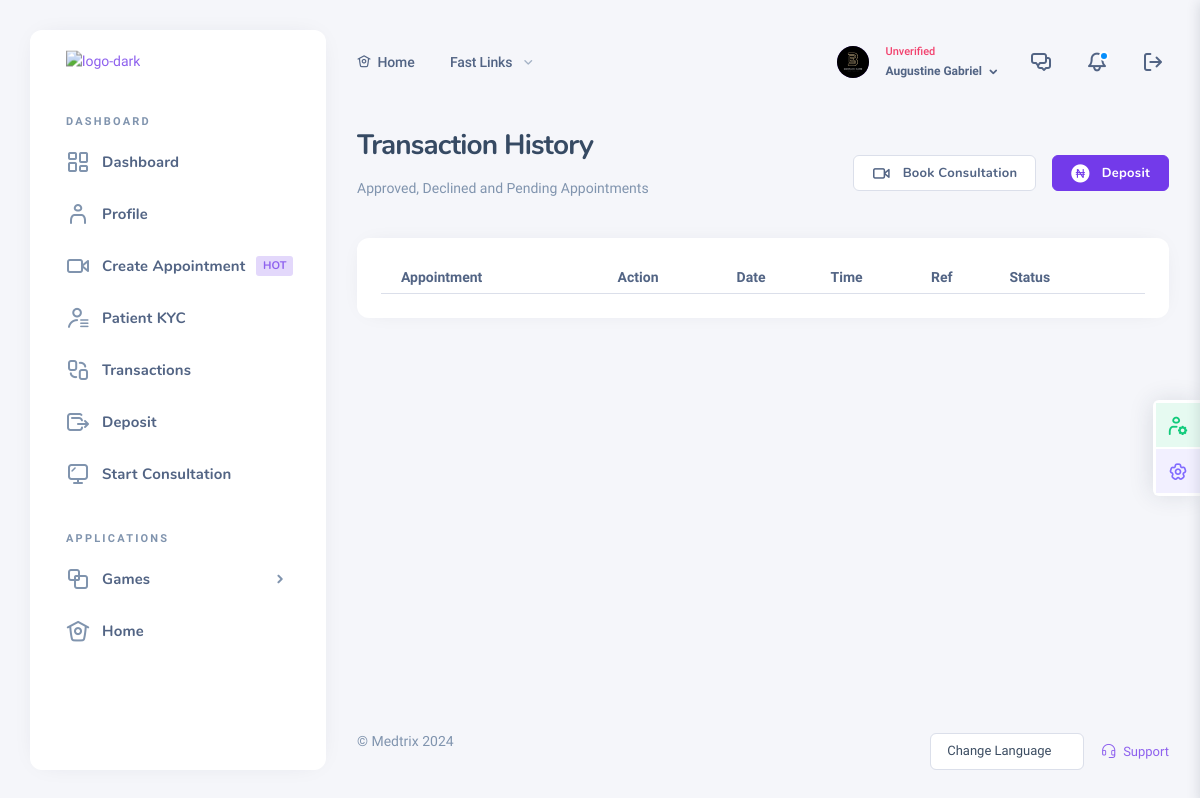
The page /dashboard/transactions.php (signed in) on the database as committed earlier.
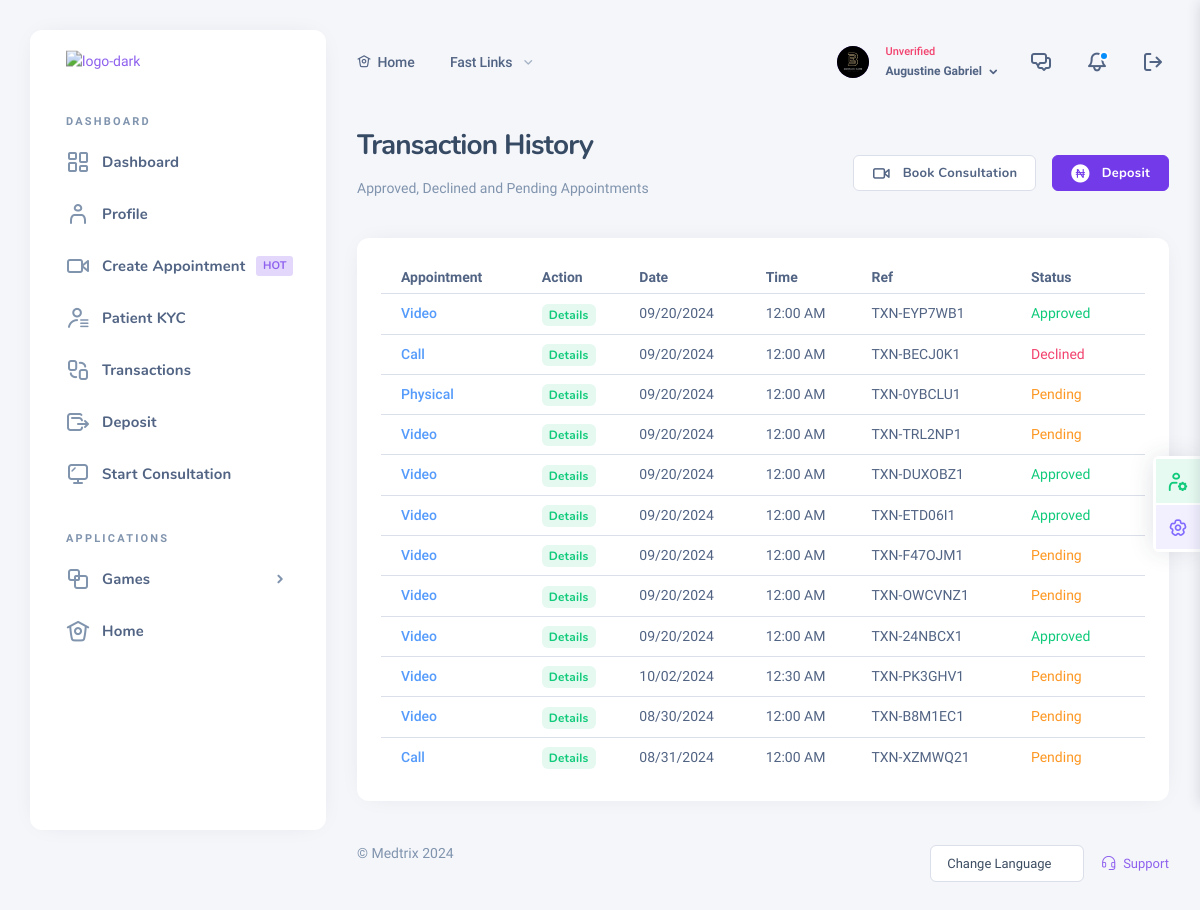
The same page on the database as committed later.
### tables this page shows
CREATE TABLE `consultations` (
  `id` int(11) NOT NULL,
  `userid` int(11) NOT NULL,
  `consultId` int(11) NOT NULL,
  `sex` varchar(100) NOT NULL,
  `contactFrom` varchar(200) NOT NULL,
  `preferredDate` varchar(100) NOT NULL,
  `preferredTime` varchar(100) NOT NULL,
  `status` varchar(100) NOT NULL,
  `patientDesc` text NOT NULL,
  `ref` varchar(200) NOT NULL,
  `created` timestamp NOT NULL DEFAULT current_timestamp(),
  `signature` varchar(200) DEFAULT NULL,
  `signDate` varchar(200) DEFAULT NULL,
  `payMethod` varchar(200) DEFAULT NULL
);

CREATE TABLE `consultationType` (
  `consultId` int(11) NOT NULL,
  `type` varchar(200) NOT NULL,
  `subText` varchar(200) NOT NULL,
  `desc` text NOT NULL,
  `icon` varchar(200) NOT NULL,
  `bg` varchar(200) NOT NULL,
  `nairaPrice` varchar(200) NOT NULL,
  `nairaPercent` varchar(200) NOT NULL,
  `solPrice` varchar(200) NOT NULL,
  `solPercent` varchar(200) NOT NULL,
  `timing` varchar(200) NOT NULL,
  `tokenPrice` varchar(100) NOT NULL,
  `fee` varchar(200) DEFAULT NULL
);

### dashboard/transactions.php (the view, shortened to what this page needs)
<?php
include("../include/config.php");
if(isset($_SESSION["user_login"])){
$userid = $_SESSION["user_login"];
}else{
header("location: ../login.php");
}
$stmt=$pdo->prepare("SELECT * FROM preference WHERE userid = :userid");
$stmt->bindParam(":userid", $userid, PDO::PARAM_STR);
$stmt->execute();
$pref=$stmt->fetch();
?>
<!DOCTYPE html>
<html lang="zxx" class="js">
<head>
<link rel="stylesheet" href="../assets/css/dashlite.css">
<link id="skin-default" rel="stylesheet" href="../assets/css/theme.css">
</head>
<body class="nk-body ui-rounder has-sidebar ui-rounder
<?php
if(!empty($pref["skin"])){ echo " ".$pref["skin"]." ";}
if(!empty($pref["uiDesign"])){echo " ". $pref["uiDesign"] ." ";}
?>
"
<?php
if(!empty($_GET["wallet"]) && $_GET["wallet"] =="connected"){
echo 'style="overflow: hidden; padding-right: 0px;"';
}
?>
>
<div class="nk-app-root">
<div class="nk-main ">
<?php include "sidebar.php";?>
<div class="nk-wrap">
<?php include "header.php";?>
<div class="nk-content nk-content-fluid">
<div class="container-xl wide-xl">
<div class="nk-content-body">
<div class="nk-block-head nk-block-head-sm">
<div class="nk-block-between">
<div class="nk-block-head-content">
<h3 class="nk-block-title page-title text-capitalize">
Transaction History
</h3>
<div class="nk-block-des text-soft">
<p><p>Approved, Declined and Pending Appointments</p></p>
</div>
</div>
<div class="nk-block-head-content">
<div class="toggle-wrap nk-block-tools-toggle">
<div class="toggle-expand-content" data-content="pageMenu">
<ul class="nk-block-tools g-3">
<li>
<a href="consultation.php" class="btn btn-white btn-dim btn-outline-light">
<em class="icon ni ni-video"></em>
<span>
<span class="d-none d-md-block">Book Consultation</span>
</span>
</a>
</li>
<li class="nk-block-tools-opt">
<a href="deposit.php" class="btn btn-primary">
<em class="icon ni ni-sign-kobo-alt"></em>
<span>Deposit</span>
</a>
</li>
</ul>
</div>
</div>
</div>
</div>
</div>
<div class="nk-block">
<div class="row g-gs">
<div class="col-md-12">
<div class="card card-preview mt-n1">
<div class="card-inner">
<table class="datatable-init-export table">
<thead>
<tr>
<th>Appointment</th>
<th>Action</th>
<th>Date</th>
<th>Time</th>
<th>Ref</th>
<th>Status</th>
</tr>
</thead>
<tbody>
<?php
$stmt=$pdo->prepare(
                    "SELECT c.*, ct.type FROM consultations c
                    JOIN consultationType ct
                    ON c.consultId  = ct.consultId
                    WHERE c.userid=:userid");
$stmt->bindParam(":userid", $userid, PDO::PARAM_INT);
$stmt->execute();
$appointments=$stmt->fetchAll();
foreach($appointments as $appointment){
?>
<tr>
<td class="text-capitalize">
<strong class="text-blue"><?php echo htmlspecialchars($appointment["type"]) . "</strong>";?></td>
<td><a href="receipt.php?id=<?php echo intval($appointment["id"]);?>" class="btn btn-sm btn-success btn-dim p-1 pt-0 pb-0">Details</a></td>
<td><?php echo htmlspecialchars($appointment["preferredDate"]);?></td>
<td><?php echo htmlspecialchars($appointment["preferredTime"]);?></td>
<td><?php echo htmlspecialchars($appointment["ref"]);?></td>
<td class='text-capitalize <?php if($appointment["status"]=="pending"){echo "text-warning";}
            elseif($appointment["status"]=="declined"){echo "text-danger";}else{echo "text-success";}?>'>
<?php echo htmlspecialchars($appointment["status"]);?>
</td>
</tr>
<?php }?>
</tbody>
</table>
</div>
</div>
</div>
</div>
</div>
</div>
</div>
</div>
<?php include("footer.php");?>
</body>
</html>

Rows that differ between the two databases and show on the page:
added consultations: consultId.type "Video", preferredDate "09/20/2024", preferredTime "12:00 AM", ref "TXN-EYP7WB1", status "Approved"
added consultations: consultId.type "Call", preferredDate "09/20/2024", preferredTime "12:00 AM", ref "TXN-BECJ0K1", status "Declined"
added consultations: consultId.type "Physical", preferredDate "09/20/2024", preferredTime "12:00 AM", ref "TXN-0YBCLU1", status "Pending"
added consultations: consultId.type "Video", preferredDate "09/20/2024", preferredTime "12:00 AM", ref "TXN-TRL2NP1", status "Pending"
added consultations: consultId.type "Video", preferredDate "09/20/2024", preferredTime "12:00 AM", ref "TXN-DUXOBZ1", status "Approved"
added consultations: consultId.type "Video", preferredDate "09/20/2024", preferredTime "12:00 AM", ref "TXN-ETD06I1", status "Approved"
added consultations: consultId.type "Video", preferredDate "09/20/2024", preferredTime "12:00 AM", ref "TXN-F47OJM1", status "Pending"
added consultations: consultId.type "Video", preferredDate "09/20/2024", preferredTime "12:00 AM", ref "TXN-OWCVNZ1", status "Pending"
added consultations: consultId.type "Video", preferredDate "09/20/2024", preferredTime "12:00 AM", ref "TXN-24NBCX1", status "Approved"
added consultations: consultId.type "Video", preferredDate "10/02/2024", preferredTime "12:30 AM", ref "TXN-PK3GHV1", status "Pending"
added consultations: consultId.type "Video", preferredDate "08/30/2024", preferredTime "12:00 AM", ref "TXN-B8M1EC1", status "Pending"
added consultations: consultId.type "Call", preferredDate "08/31/2024", preferredTime "12:00 AM", ref "TXN-XZMWQ21", status "Pending"
